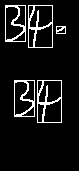
#> input picture tutorials/image/mnist/tmp/bouding.png, 79 x 171 px
$ python -i digit.py   (imports and definitions only)   (Python 2 division)   (older library calls are emulated)
#> lines starting #> are read from the running program, lines starting #| are printed output that depends on the picture; after the words box and inside, x2 and y2 are one past the last pixel; in counts of white or black regions, pixels touching at a corner belong together
#> further down, picture is the input picture: shape (171, 79, 3); 8.5% white in thin lines or dots, all inside (x1, y1, x2, y2) = (5, 5, 66, 123)
import tensorflow as tf
import numpy as np
import cv2
import time
import glob
import os
import shutil

# some const params
NUM_CHANNELS = 1
IMAGE_SIZE = 28
NUM_LABELS = 10
_DEBUG_ = True

#some pulic funcitons
def save_debug_img(is_debug, img_path, img):
    """

    :param is_debug:
    :param img_path:
    :param img:
    :return:
    """
    if is_debug:
        cv2.imwrite("./tmp/" + img_path, img)

def get_square_image(input_image, dst_size):
    """
    make image to squared, and resize to dst size
    :param input_image:
    :param dst_size:
    :return: resized image
    """
    height,width = input_image.shape
    if(height > width):
        borderWith = (height - width)/2
        input_image = cv2.copyMakeBorder(input_image, 0, 0, borderWith, borderWith, cv2.BORDER_CONSTANT, None, [255,255,255])
    elif(width > height):
       borderWith = (width - height) / 2
       input_image = cv2.copyMakeBorder(input_image, borderWith, borderWith, 0, 0, cv2.BORDER_CONSTANT, None,[255, 255, 255])

    input_image = cv2.resize(input_image, (dst_size, dst_size), None, 0, 0, cv2.INTER_CUBIC)
    return input_image

def merge_boundingbox(box_1, box_2):
    """

    :param box_1:
    :param box_2:
    :return:
    """
    x_1, y_1, w_1, h_1 = box_1
    x_2, y_2, w_2, h_2 = box_2
    x_new = min(x_1, x_2)
    y_new = min(y_1, y_2)
    x_new_1 = max(x_1 + w_1, x_2 + w_2)
    y_new_1 = max(y_1 + h_1, y_2 + h_2)

    return x_new, y_new, x_new_1 - x_new, y_new_1 - y_new

def overlap(box_1, box_2):
    h_thld_l = 0.8
    h_thld_s = 0.4
    v_thld = 0.4

    x_1, y_1, w_1, h_1 = box_1
    x_2, y_2, w_2, h_2 = box_2

    if (x_1 > x_2) and ((x_1 + w_1) < (x_2 + w_2)):
        return True

    if (x_2 > x_1) and ((x_1 + w_1) > (x_2 + w_2)):
        return True

    dis_x = abs((x_1 + w_1/2.0) - (x_2 + w_2/2.0))
    horizental_overlap = max(0, 1 - dis_x/(w_1/2.0 + w_2/2.0))

    dis_y = abs((y_1 + h_1 / 2.0) - (y_2 + h_2 / 2.0))
    vertical_overlap = max(0, 1 - dis_y / (w_1 / 2.0 + w_2 / 2.0))

    # if horizental overlap is very large or (horizental is large and vertial overlap is small)
    return horizental_overlap > h_thld_l or (horizental_overlap > h_thld_s and vertical_overlap < v_thld)

class digitRecog:
    """

    """
    # [55 lines left out: functions __int__, init_model, __process_peiyou, not called in this run]

    def __get_roi_img(self, contour_list, flag_list, img):

        roi_list = []
        max_height = 0
        for contour in contour_list:
            if( contour[0][3] > max_height):
                max_height = contour[0][3]

        for i, contour in enumerate(contour_list):
            if not flag_list[i]:
                continue
            (x, y, w, h) = contour[0]

            # check the box validation
            h_ratio = float(h) / max_height
            if h_ratio < 0.3 :
                print "invalid h_{}".format(h_ratio)
                continue

            # get the roi image by box and contour mask
            bouding_img = img.copy()
            bouding_mask = img.copy()
            bouding_mask[:] = 0
            cv2.drawContours(bouding_mask, [contour[1]], 0, (255, 255, 255), -1)
            bouding_img = cv2.bitwise_and(bouding_img, bouding_mask)

            # if the width/height ratio is too large ,may be two number linked, so segement to two by center
            ratio = float(w) / h
            if ratio > 1.2:
                print ratio
                roi = bouding_img[y:y + h, x:x + w/2]
                border = int(float(h) * 0.2)
                roi = cv2.copyMakeBorder(roi, border, border, 0, 0, cv2.BORDER_CONSTANT, None, [0, 0, 0])
                roi = 255 - roi
                save_debug_img(_DEBUG_, "roi_0_{}.png".format(i), roi)
                roi_list.append(roi)

                roi = bouding_img[y:y + h, x + w/2:x + w]
                border = int(float(h) * 0.2)
                roi = cv2.copyMakeBorder(roi, border, border, 0, 0, cv2.BORDER_CONSTANT, None, [0, 0, 0])
                roi = 255 - roi
                save_debug_img(_DEBUG_, "roi_1_{}.png".format(i), roi)
                roi_list.append(roi)

            else:
                roi = bouding_img[y:y + h, x:x + w]
                #border = int(float(roi.shape[0]) * 0.2)
                border = int(float(h) * 0.2)
                roi = cv2.copyMakeBorder(roi, border, border, 0, 0, cv2.BORDER_CONSTANT, None, [0, 0, 0])
                roi = 255 - roi
                save_debug_img(_DEBUG_, "roi_{}.png".format(i), roi)
                roi_list.append(roi)
        return roi_list

    def __segment(self, img):
        """

        :param img:
        :return:
        """
        # [5 lines of commented-out code are left out]
        ret, img = cv2.threshold(img, 0, 255, cv2.THRESH_BINARY + cv2.THRESH_OTSU)#
#> ret = 0

        # make sure the backgroud is black, if not reverse the image
        mean_value = np.mean(img)  # cv::mean
#> mean_value = 21.69
        if mean_value > 128:
            img = 255 - img
        save_debug_img(_DEBUG_, "binary.png", img)

        # [9 lines of commented-out code are left out]
        _, contonurs, hierarchy = cv2.findContours(img, cv2.RETR_EXTERNAL, cv2.CHAIN_APPROX_SIMPLE)
#> contonurs = 5 contours; box (x1, y1, x2, y2) and area: (37, 80, 62, 123) 1008, (28, 5, 53, 48) 1008, (14, 80, 35, 117) 720, (5, 5, 26, 42) 720, (56, 26, 66, 34) 63

        if(len(contonurs) < 1):
            return None

        contour_list=[]
        for cnt in contonurs:
            (x, y, w, h) = cv2.boundingRect(cnt)
            contour_list.append([(x, y, w, h), cnt])
#> this loop made 5 passes
#> (cnt, x, y, w, h) on passes 1 to 5: ([[37, 80], [37, 122], [61, 122], [61, 80]], 37, 80, 25, 43), ([[14, 80], [14, 116], [34, 116], [34, 80]], 14, 80, 21, 37), ([[56, 26], [56, 33], [65, 33], [65, 26]], 56, 26, 10, 8), ([[28, 5], [28, 47], [52, 47], [52, 5]], 28, 5, 25, 43), ([[5, 5], [5, 41], [25, 41], [25, 5]], 5, 5, 21, 37)
#> after the loop, contour_list = 5 items

        if _DEBUG_:
            bouding_img = img.copy()
            bouding_img[:] = 0
#> bouding_img: shape (171, 79); every value is 0
            for contour in contour_list:
                (x, y, w, h) = contour[0]
                cnt = contour[1]
                bouding_img = cv2.rectangle(bouding_img, (x, y), (x + w, y + h), [255, 255, 255])
                cv2.drawContours(bouding_img, [cnt], 0, (255, 255, 255), -1)
#> this loop made 5 passes
#> (x, y, w, h, cnt) on passes 1 to 5: (37, 80, 25, 43, [[37, 80], [37, 122], [61, 122], [61, 80]]), (14, 80, 21, 37, [[14, 80], [14, 116], [34, 116], [34, 80]]), (56, 26, 10, 8, [[56, 26], [56, 33], [65, 33], [65, 26]]), (28, 5, 25, 43, [[28, 5], [28, 47], [52, 47], [52, 5]]), (5, 5, 21, 37, [[5, 5], [5, 41], [25, 41], [25, 5]])
#> pass 1, in __segment, `bouding_img = cv2.rectangle(bouding_img, (x, y), (x + w, y + h), [255,..`:
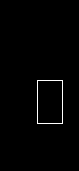
#> bouding_img: shape (171, 79); 1% white in thin lines or dots, all inside (x1, y1, x2, y2) = (37, 80, 63, 124)
#> after the loop:
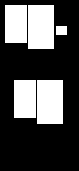
#> bouding_img: shape (171, 79); 30% white; 5 white regions, box (x1, y1, x2, y2) and area: (28, 5, 54, 49) 1144, (37, 80, 63, 124) 1144, (5, 5, 27, 43) 836, (14, 80, 36, 118) 836, (56, 26, 67, 35) 99
            save_debug_img(_DEBUG_, "bouding.png", bouding_img)

        # sort box by x
        contour_list.sort(key=lambda x:x[0][0])

        # merge overlap box
        flag_list = []
        for i in range(len(contour_list)):
            flag_list.append(True)
#> this loop made 5 passes
#> after the loop, flag_list = [True, True, True, True, True]
        for i in range(len(contour_list)-1):
            if not flag_list[i]:
                continue
            for j in range(i+1, len(contour_list)):
                if not flag_list[j]:
                    continue
                if overlap(contour_list[i][0], contour_list[j][0]):
                    merge_box = merge_boundingbox(contour_list[i][0], contour_list[j][0])
                    contour_list[i][0] = merge_box
                    flag_list[j]=False
#> this loop made 4 passes
#> after the loop, flag_list = [True, False, True, False, True]
        # get roi img list
        roi_img_list = self.__get_roi_img(contour_list, flag_list, img)
#> in __get_roi_img, `roi_list = []`: roi_list = []
#> the loop in __get_roi_img, `for contour in contour_list:` made 5 passes
#> (contour, max_height) on passes 1, 3: ([(5, 5, 30, 112), [[5, 5], [5, 41], [25, 41], [25, 5]]], 112), ([(28, 5, 34, 118), [[28, 5], [28, 47], [52, 47], [52, 5]]], 118)
#> after the loop in __get_roi_img, `for contour in contour_list:`: max_height = 118
#> the loop in __get_roi_img, `for i, contour in enumerate(contour_list):` made 5 passes
#> (contour, x, y, w, h, h_ratio, ratio) on passes 1, 3: ([(5, 5, 30, 112), [[5, 5], [5, 41], [25, 41], [25, 5]]], 5, 5, 30, 112, 0.949, 0.268), ([(28, 5, 34, 118), [[28, 5], [28, 47], [52, 47], [52, 5]]], 28, 5, 34, 118, 1, 0.288)
#> (contour, x, y, w, h, h_ratio) on pass 5: ([(56, 26, 10, 8), [[56, 26], [56, 33], [65, 33], [65, 26]]], 56, 26, 10, 8, 0.0678)
#| invalid h_0.06779661016949153
#> pass 1, in __get_roi_img, `bouding_img = cv2.bitwise_and(bouding_img, bouding_mask)`:
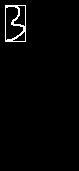
#> bouding_img: shape (171, 79); 1.8% white in thin lines or dots, all inside (x1, y1, x2, y2) = (5, 5, 26, 42)
#> pass 1, in __get_roi_img, `roi = cv2.copyMakeBorder(roi, border, border, 0, 0, cv2.BORDER_CONSTAN..`:
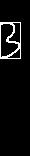
#> roi: shape (156, 30); 5.3% white in thin lines or dots, all inside (x1, y1, x2, y2) = (0, 22, 21, 59)
#> after the loop in __get_roi_img, `for i, contour in enumerate(contour_list):`:
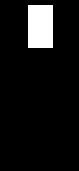
#> bouding_mask: shape (171, 79); 8% white; 1 white region, box (x1, y1, x2, y2) and area: (28, 5, 53, 48) 1075
#> after the loop in __get_roi_img, `for i, contour in enumerate(contour_list):`:
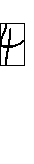
#> roi: shape (164, 34); 94.6% white; black in thin lines or dots, all inside (x1, y1, x2, y2) = (0, 23, 25, 66)
#> after the loop in __get_roi_img, `for i, contour in enumerate(contour_list):`: roi_list = 2 items
#> roi_img_list = 2 items
        return  roi_img_list

    def __preprocess(self, img):
        """

        :param img:
        :return:
        """
        if len(img.shape) == 3 and img.shape[2] == 3:
            img = cv2.cvtColor(img, cv2.COLOR_BGR2GRAY)
        img_list = self.__segment(img)
#> img_list = 2 items
        if not img_list:
            return []

        image_list = []
        for i,img in enumerate(img_list):
            if not (img.shape[0] == IMAGE_SIZE and img.shape[1] == IMAGE_SIZE):
                img = get_square_image(img, IMAGE_SIZE)
                save_debug_img(_DEBUG_, "square_{}.png".format(i),img)
            image = np.zeros([IMAGE_SIZE, IMAGE_SIZE], dtype=np.float32)
            image[:] = (128.0 - img[:])/255.0#cv::convert
            image = np.reshape(image, [1, IMAGE_SIZE, IMAGE_SIZE, NUM_CHANNELS])
            image_list.append(image)
#> this loop made 2 passes
#> (height in get_square_image, width in get_square_image, borderWith in get_square_image) on passes 1 to 2: (156, 30, 63), (164, 34, 65)
#> pass 2, in get_square_image (call 2), `input_image = cv2.copyMakeBorder(input_image, 0, 0, borderWith, border..`:
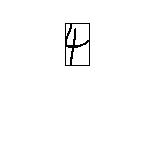
#> input_image: shape (164, 164); 98.9% white; black in thin lines or dots, all inside (x1, y1, x2, y2) = (65, 23, 90, 66)
#> after the loop, image_list = 2 items
        return image_list

    # [16 lines left out: function recog_from_file, not called in this run]

    def recog(self, img):
        """

        :param img:
        :return:
        """
        if img is None:
            return ""
        img_list = self.__preprocess(img)
#> img_list = 2 items
        if len(img_list) < 1:
            return "0", 0, 0
        recog_res = ""
        confidence = 0.0
        robust = 0.0
        for img in img_list:
            predict = self.__sess.run(self.__model, feed_dict={self.__input_data: img})
            predict = predict[0]
            recog_res += str(np.argmax(predict))
            sort = np.argsort(-predict)
            confidence += predict[sort[0]]
            robust += predict.tolist()[sort[0]] - predict[sort[1]]
#> this loop made 1 pass
#> after the loop, confidence = 0; recog_res = ''; robust = 0
        confidence/=len(img_list)
        robust/=len(img_list)
        return recog_res,confidence,robust

# functions show how to use digitRecog
# [72 lines left out: functions recog_img_file, recog_img_files, recog_multi_img_files, not called in this run]

# [26 lines not run here, left out]

>>> import cv2
>>> picture = cv2.imread('tmp/bouding.png')
#> (the run stopped early here; a loop or call above may not have finished)
